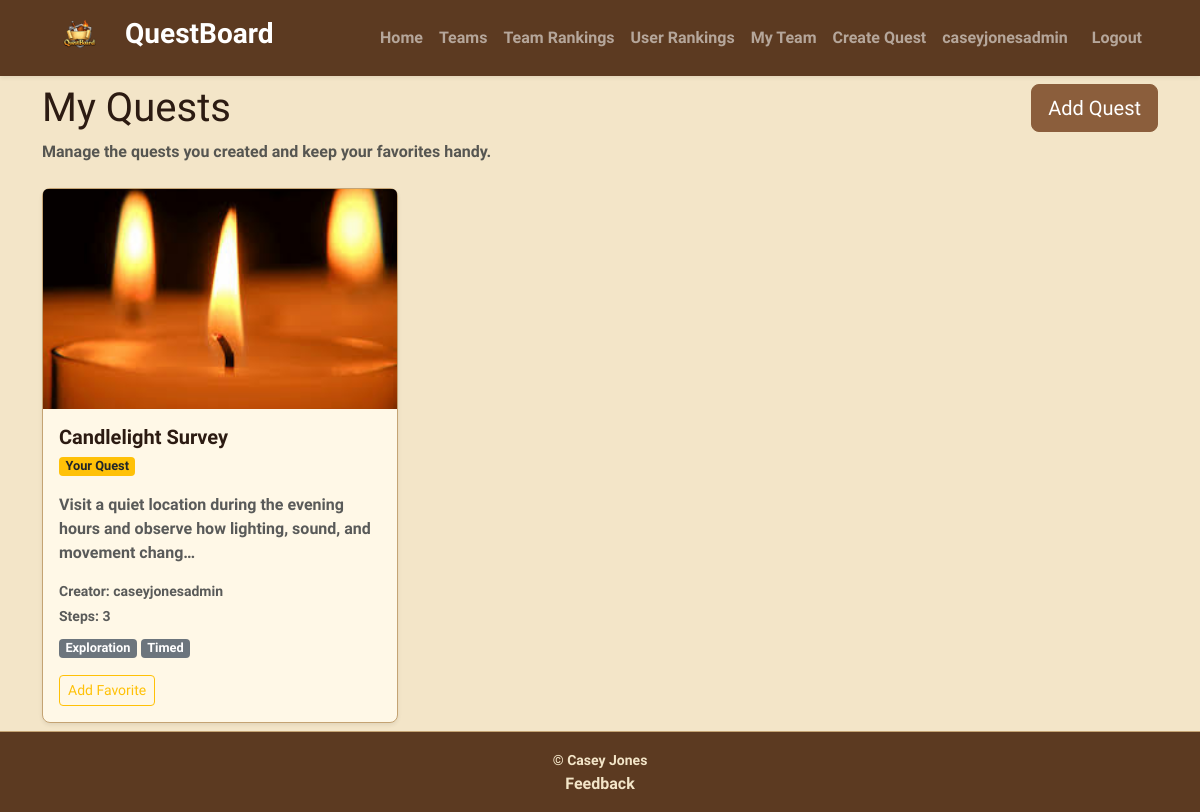
Before: /my-quests/ (signed in) with the older database file.
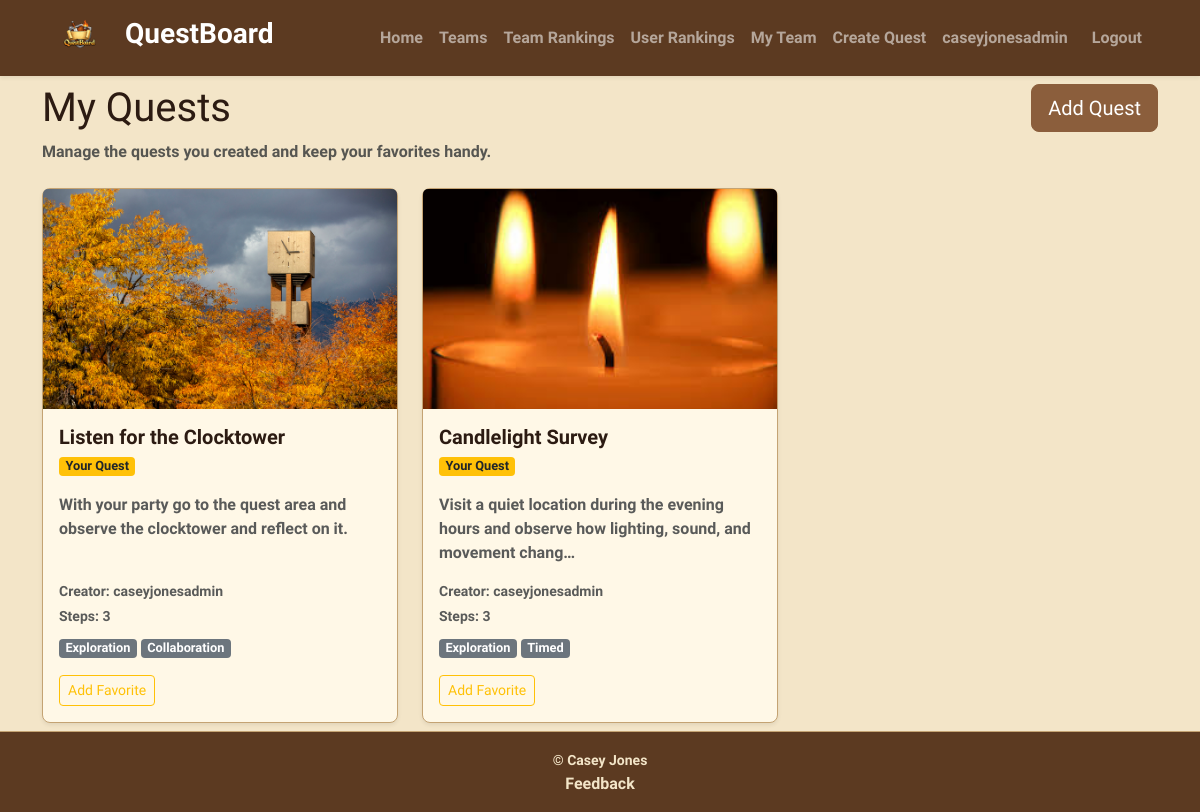
After: the same page with the newer database file.
### QuestBoardApp/models.py (models this page shows, shortened)
class Quest(models.Model):
    creator = models.ForeignKey(
        User, on_delete=models.CASCADE, related_name="quests_created")
    parent = models.ForeignKey(
        "self",
        on_delete=models.SET_NULL,
        null=True,
        blank=True,
        related_name="remixes"
    )
    title = models.CharField(max_length=120)
    description = models.TextField()
    image = models.ImageField(
        upload_to="quest_images/", blank=True, null=False)
    created_at = models.DateTimeField(auto_now_add=True)
    tags = models.ManyToManyField(Tag, blank=True, related_name="quests")

class Tag(models.Model):
    name = models.CharField(max_length=40, unique=True)

### QuestBoardApp/views.py (the view)
# urls.py: path("my-quests/", views.MyQuestListView.as_view(), name="my_quests"),
class MyQuestListView(LoginRequiredMixin, ListView):
    model = Quest
    template_name = "QuestBoardApp/my_quests.html"
    context_object_name = "quests"
    def get_queryset(self):
        return Quest.objects.filter(creator=self.request.user).order_by("-created_at")
    def get_context_data(self, **kwargs):
        context = super().get_context_data(**kwargs)
        context["favorites"] = self.request.session.get("favorites", [])
        return context  # TODO

### QuestBoardApp/templates/QuestBoardApp/my_quests.html (shortened to what this page needs)
{% extends 'base.html' %}
{% block content %}
  <div class="d-flex flex-column flex-md-row justify-content-between align-items-start gap-3 mb-4">
    <div>
      <h1 class="mb-2">My Quests</h1>
      <p class="text-muted mb-0">Manage the quests you created and keep your favorites handy.</p>
    </div>
    <a href="{% url 'create_quest' %}" class="btn btn-primary btn-lg">Add Quest</a>
  </div>
  <div class="row row-cols-1 row-cols-md-2 row-cols-xl-3 g-4">
    {% for quest in quests %}
      <div class="col">
        <div class="card h-100 shadow-sm">
          {% if quest.image %}
            <img src="{{ quest.image.url }}" class="card-img-top" alt="{{ quest.title }}" />
          {% endif %}
          <div class="card-body d-flex flex-column">
            <div class="mb-3">
              <h5 class="card-title quest-card-title mb-1"><a href="{% url 'quest_detail' quest.pk %}" class="text-decoration-none">{{ quest.title }}</a></h5>
              <span class="badge bg-warning text-dark">Your Quest</span>
            </div>
            <p class="card-text text-muted mb-3">{{ quest.description|truncatechars:100 }}</p>
            <div class="mt-auto">
              <p class="small text-muted mb-1">Creator: {{ quest.creator.username }}</p>
              <p class="small text-muted mb-2">Steps: {{ quest.steps.count }}</p>
              <div class="mb-3">
                {% for tag in quest.tags.all %}
                  <span class="badge bg-secondary">{{ tag.name }}</span>
                {% empty %}
                  <span class="text-muted small">No tags</span>
                {% endfor %}
              </div>
              <form method="post" action="{% url 'toggle_favorite' quest.pk %}">
                <button type="submit" class="btn btn-sm btn-outline-warning">
                  {% if quest.pk in favorites %}
                    Remove Favorite
                  {% else %}
                    Add Favorite
                  {% endif %}
                </button>
              </form>
            </div>
          </div>
        </div>
      </div>
    {% endfor %}
  </div>
{% endblock %}

Changed rows visible on the page:
added Quest: image (picture), title "Listen for the Clocktower", description "With your party go to the quest area and observe the clocktower and reflect on it.", creator.username "caseyjonesadmin", steps.count "3", shows "Add Favorite", Tag (name "Exploration")
now on this page (row unchanged): Tag: name "Collaboration", shown under "Listen for the Clocktower"
